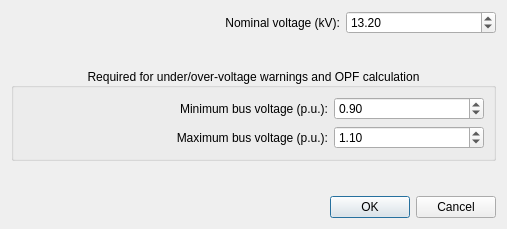
<?xml version="1.0" encoding="UTF-8"?>
<ui version="4.0">
 <class>Dialog</class>
 <widget class="QDialog" name="Dialog">
  <property name="geometry">
   <rect>
    <x>0</x>
    <y>0</y>
    <width>507</width>
    <height>229</height>
   </rect>
  </property>
  <property name="minimumSize">
   <size>
    <width>507</width>
    <height>229</height>
   </size>
  </property>
  <property name="maximumSize">
   <size>
    <width>507</width>
    <height>229</height>
   </size>
  </property>
  <property name="windowTitle">
   <string>Dialog</string>
  </property>
  <layout class="QVBoxLayout" name="verticalLayout">
   <item>
    <layout class="QHBoxLayout" name="horizontalLayout">
     <item>
      <spacer name="horizontalSpacer">
       <property name="orientation">
        <enum>Qt::Horizontal</enum>
       </property>
       <property name="sizeHint" stdset="0">
        <size>
         <width>40</width>
         <height>20</height>
        </size>
       </property>
      </spacer>
     </item>
     <item>
      <widget class="QLabel" name="label">
       <property name="text">
        <string>Nominal voltage (kV):</string>
       </property>
       <property name="alignment">
        <set>Qt::AlignRight|Qt::AlignTrailing|Qt::AlignVCenter</set>
       </property>
      </widget>
     </item>
     <item>
      <widget class="QDoubleSpinBox" name="vn_kv">
       <property name="minimumSize">
        <size>
         <width>150</width>
         <height>0</height>
        </size>
       </property>
       <property name="minimum">
        <double>0.100000000000000</double>
       </property>
       <property name="maximum">
        <double>500.000000000000000</double>
       </property>
       <property name="singleStep">
        <double>0.010000000000000</double>
       </property>
       <property name="value">
        <double>13.199999999999999</double>
       </property>
      </widget>
     </item>
    </layout>
   </item>
   <item>
    <spacer name="verticalSpacer_2">
     <property name="orientation">
      <enum>Qt::Vertical</enum>
     </property>
     <property name="sizeHint" stdset="0">
      <size>
       <width>20</width>
       <height>40</height>
      </size>
     </property>
    </spacer>
   </item>
   <item>
    <widget class="QGroupBox" name="groupBox">
     <property name="font">
      <font>
       <weight>50</weight>
       <bold>false</bold>
      </font>
     </property>
     <property name="title">
      <string>Required for under/over-voltage warnings and OPF calculation</string>
     </property>
     <property name="alignment">
      <set>Qt::AlignCenter</set>
     </property>
     <layout class="QVBoxLayout" name="verticalLayout_2">
      <item>
       <layout class="QHBoxLayout" name="horizontalLayout_3">
        <item>
         <spacer name="horizontalSpacer_2">
          <property name="orientation">
           <enum>Qt::Horizontal</enum>
          </property>
          <property name="sizeHint" stdset="0">
           <size>
            <width>40</width>
            <height>20</height>
           </size>
          </property>
         </spacer>
        </item>
        <item>
         <widget class="QLabel" name="label_3">
          <property name="text">
           <string>Minimum bus voltage (p.u.):</string>
          </property>
          <property name="alignment">
           <set>Qt::AlignRight|Qt::AlignTrailing|Qt::AlignVCenter</set>
          </property>
         </widget>
        </item>
        <item>
         <widget class="QDoubleSpinBox" name="min_vm_pu">
          <property name="minimumSize">
           <size>
            <width>150</width>
            <height>0</height>
           </size>
          </property>
          <property name="minimum">
           <double>0.000000000000000</double>
          </property>
          <property name="maximum">
           <double>5.000000000000000</double>
          </property>
          <property name="singleStep">
           <double>0.010000000000000</double>
          </property>
          <property name="value">
           <double>0.900000000000000</double>
          </property>
         </widget>
        </item>
       </layout>
      </item>
      <item>
       <layout class="QHBoxLayout" name="horizontalLayout_2">
        <item>
         <spacer name="horizontalSpacer_3">
          <property name="orientation">
           <enum>Qt::Horizontal</enum>
          </property>
          <property name="sizeHint" stdset="0">
           <size>
            <width>40</width>
            <height>20</height>
           </size>
          </property>
         </spacer>
        </item>
        <item>
         <widget class="QLabel" name="label_2">
          <property name="text">
           <string>Maximum bus voltage (p.u.):</string>
          </property>
          <property name="alignment">
           <set>Qt::AlignRight|Qt::AlignTrailing|Qt::AlignVCenter</set>
          </property>
         </widget>
        </item>
        <item>
         <widget class="QDoubleSpinBox" name="max_vm_pu">
          <property name="minimumSize">
           <size>
            <width>150</width>
            <height>0</height>
           </size>
          </property>
          <property name="minimum">
           <double>0.000000000000000</double>
          </property>
          <property name="maximum">
           <double>5.000000000000000</double>
          </property>
          <property name="singleStep">
           <double>0.010000000000000</double>
          </property>
          <property name="value">
           <double>1.100000000000000</double>
          </property>
         </widget>
        </item>
       </layout>
      </item>
     </layout>
    </widget>
   </item>
   <item>
    <spacer name="verticalSpacer">
     <property name="orientation">
      <enum>Qt::Vertical</enum>
     </property>
     <property name="sizeHint" stdset="0">
      <size>
       <width>20</width>
       <height>40</height>
      </size>
     </property>
    </spacer>
   </item>
   <item>
    <widget class="QDialogButtonBox" name="buttonBox">
     <property name="orientation">
      <enum>Qt::Horizontal</enum>
     </property>
     <property name="standardButtons">
      <set>QDialogButtonBox::Cancel|QDialogButtonBox::Ok</set>
     </property>
    </widget>
   </item>
  </layout>
 </widget>
 <resources/>
 <connections>
  <connection>
   <sender>buttonBox</sender>
   <signal>accepted()</signal>
   <receiver>Dialog</receiver>
   <slot>accept()</slot>
   <hints>
    <hint type="sourcelabel">
     <x>248</x>
     <y>254</y>
    </hint>
    <hint type="destinationlabel">
     <x>157</x>
     <y>274</y>
    </hint>
   </hints>
  </connection>
  <connection>
   <sender>buttonBox</sender>
   <signal>rejected()</signal>
   <receiver>Dialog</receiver>
   <slot>reject()</slot>
   <hints>
    <hint type="sourcelabel">
     <x>316</x>
     <y>260</y>
    </hint>
    <hint type="destinationlabel">
     <x>286</x>
     <y>274</y>
    </hint>
   </hints>
  </connection>
 </connections>
</ui>
